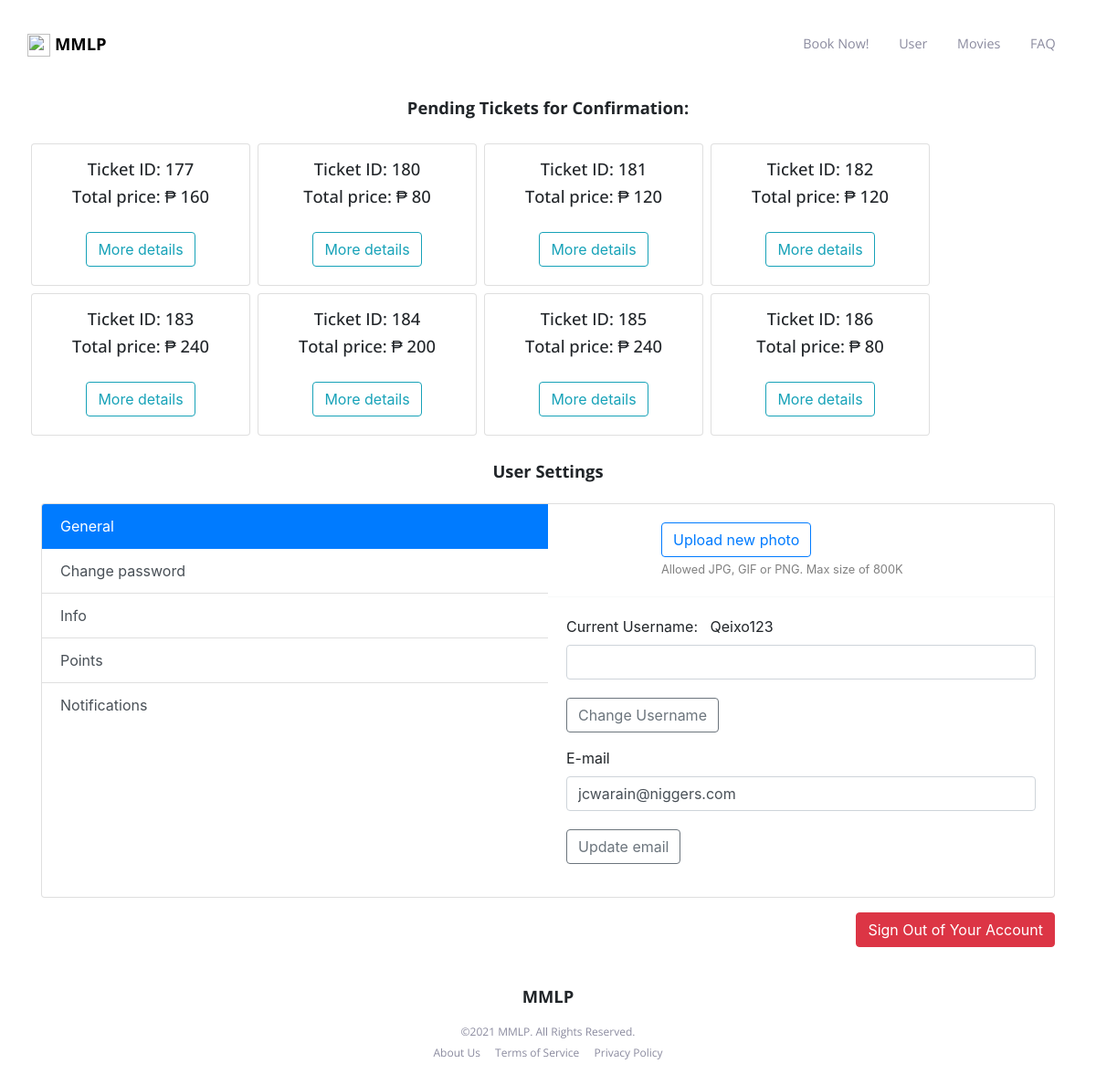
Page /user_settings.php (signed in) on the committed database.
### tables this page shows
CREATE TABLE `tickets` (
  `ticket_id` int(30) NOT NULL,
  `movie_id` int(30) NOT NULL,
  `ts_id` int(30) NOT NULL,
  `qty` int(11) NOT NULL,
  `date` date NOT NULL,
  `time` time NOT NULL,
  `id` int(11) NOT NULL,
  `price` int(255) NOT NULL
);

CREATE TABLE `customers` (
  `username` varchar(255) NOT NULL,
  `email` varchar(255) NOT NULL,
  `password` varchar(255) NOT NULL,
  `phone` text DEFAULT NULL,
  `address` varchar(255) DEFAULT NULL,
  `Points` float DEFAULT NULL,
  `Payment_ID` int(11) DEFAULT NULL,
  `id` int(11) NOT NULL
);

### user_settings.php (the view, shortened to what this page needs)
<?php
include "register/config.php";
$id = $_SESSION["id"];
$sql = "SELECT *
FROM customers WHERE
id = $id";
$result = mysqli_query($link, $sql);
$pizza = mysqli_fetch_assoc($result);
 $sql = "SELECT * FROM tickets WHERE id = $id ORDER BY ticket_id";
    $result = mysqli_query($link, $sql);
    $tickets = mysqli_fetch_all($result, MYSQLI_ASSOC);
?>
<!DOCTYPE html>
<html lang="en">
<head>
    <link rel="stylesheet" href="css/bootstrap-4.5.3/css/bootstrap.min.css">
    <link rel="stylesheet" href="css/styles_user.css">
</head>
<body>
    <header id="top_header" class="clearfix">
		<div class="wrapper">
			<h4 class="logo"> <img src="images/MMLP.png" class="logo" style="width:25px;height:25px;margin-right: 5px"> <a href="index.php">MMLP</a>   </h4>
			<nav id="main_nav">
                <a href="booking/booking.php">Book Now!</a>
                <a href="user_settings.php">User</a>
				<a href="movies.php">Movies</a>
				<a href="faq.php">FAQ</a>
			</nav>
		</div>
	</header>
 <h4 class="text-center font-weight-bold mb-4">Pending Tickets for Confirmation:</h4>
    <div class="container">
        <div class="row">
            <?php foreach($tickets as $ticket): ?>
                    <div class="card mx-1 my-1"  style="width: 15rem;">
                        <div class="card-content text-center mt-3">
                        <h4> Ticket ID: <?php echo htmlspecialchars($ticket['ticket_id']); ?></h4>
                        <h4> Total price: ₱ <?php echo htmlspecialchars($ticket['price']); ?></h4>
                        </div>
                        <div class="card-body text-center">
                            <a href="payment.php?id=<?php echo $ticket['ticket_id'] ?>">
                            <button type="button" class="btn btn-outline-info">More details</button></a>
                        </div>
                    </div>
            <?php endforeach; ?>
        </div>
    </div>
<div class="container container-p-y">
    <h4 class="font-weight-bold pb-2 mb-3 mt-4 text-center">
      User Settings
    </h4>
    <div class="card overflow-hidden">
      <div class="row no-gutters">
        <div class="col-md pt-0">
          <div class="list-group list-group-flush account-settings-links">
            <a class="list-group-item list-group-item-action active" data-toggle="list" href="#account-general">General</a>
            <a class="list-group-item list-group-item-action" data-toggle="list" href="#account-change-password">Change password</a>
            <a class="list-group-item list-group-item-action" data-toggle="list" href="#account-info">Info</a>
            <a class="list-group-item list-group-item-action" data-toggle="list" href="#account-connections">Points</a>
            <a class="list-group-item list-group-item-action" data-toggle="list" href="#account-notifications">Notifications</a>
          </div>
        </div>
        <div class="col-md">
          <div class="tab-content">
            <div class="tab-pane fade active show" id="account-general">
              <div class="card-body media">
                <div class="media-body ml-4">
                  <label class="btn btn-outline-primary">
                    Upload new photo
                  </label> &nbsp;
                  <div class="text-light small mt-1">Allowed JPG, GIF or PNG. Max size of 800K</div>
                </div>
              </div>
              <hr class="border-light m-0">
              <div class="card-body">
                <div class="form-group">
                  <label class="form-label">Current Username: &nbsp <?php echo htmlspecialchars($_SESSION["username"]); ?></label>
                     <form action="<?php echo htmlspecialchars($_SERVER["PHP_SELF"]); ?>" method="post">
                        <div class="form-group">
                            <input type="text" name="username" class="form-control <?php echo (!empty($username_err)) ? 'is-invalid' : ''; ?>" value="">
                        </div>
                        <button type="submit" type="input" name="username_submit" class="btn btn-outline-secondary mt-1"> Change Username</button>
                    </form>
                </div>
              <div class="form-group">
                <label class="form-label">E-mail</label>
                     <form action="<?php echo htmlspecialchars($_SERVER["PHP_SELF"]); ?>" method="post">
                        <div class="form-group">
                            <input type="text" name="email" class="form-control <?php echo (!empty($email_err)) ? 'is-invalid' : ''; ?>" value="<?php echo htmlspecialchars($pizza['email']); ?>">
                        </div>
                        <button type="submit" type="input" name="email_submit" class="btn btn-outline-secondary mt-1"> Update email</button>
                    </form>
                </div>
              </div>
            </div>
          </div>
        </div>
      </div>
    </div>
    <div class="text-right mt-3">
      <a href="register/logout.php" type="button" class="btn btn-danger ml-3">Sign Out of Your Account</a>
    </div>
  </div>
    <footer id="main_footer">
		<p class="logo">MMLP</p>
		<p class="copyright">&copy;2021 MMLP. All Rights Reserved.</p>
		<div class="links">
            <a href="#">About Us</a>
			<a href="#">Terms of Service</a>
			<a href="#">Privacy Policy</a>
		</div>
	</footer>
</body>
</html>

### css/styles_user.css (style rules this page uses)
.clearfix:before, .clearfix:after { content:" "; display:table }
.clearfix:after { clear:both }
.wrapper { width:95%; max-width:100%; margin: 0 auto }
#top_header { padding: 2.3em 0; }
#top_header .logo { float:left;text-transform:uppercase;font-size:1.15em;font-weight:700; }
#top_header .logo a { text-decoration: none; color:black }
#top_header #main_nav { float:right;font-size:.9em; }
#top_header #main_nav a { color:#8b8b9f;text-decoration:none;margin: 1em }
header, #main_footer { font-family:'Open SanS', sans-serif !important; font-size: 1em!important; }
h4 { font-family:'Open SanS', sans-serif !important; font-size: 1.15em!important; }
#main_footer { padding:2.5em 0; text-align:center }
#main_footer .logo { text-transform:uppercase; font-size:1.15em; font-weight:700 }
#main_footer .copyright { color:#8b8b9f; font-size:.75em; margin:0 }
#main_footer .links { display:inline }
#main_footer .links a { color:#8b8b9f; font-size:.75em; text-decoration:none; margin:0 .5em }
label.btn { margin-bottom: 0; }
.text-light { color: grey !important; }

### rows in the picture
tickets: ticket_id "177", price "160"
tickets: ticket_id "180", price "80"
tickets: ticket_id "181", price "120"
tickets: ticket_id "182", price "120"
tickets: ticket_id "183", price "240"
tickets: ticket_id "184", price "200"
tickets: ticket_id "185", price "240"
tickets: ticket_id "186", price "80"
customers: email "jcwarain@niggers.com"

### other values in the picture
$_SESSION["username"] "Qeixo123"
